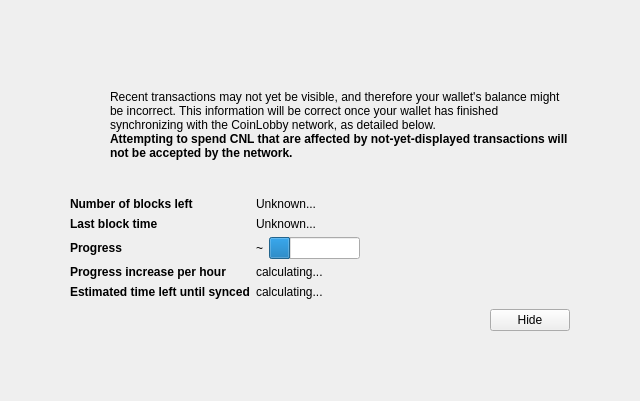
<?xml version="1.0" encoding="UTF-8"?>
<ui version="4.0">
 <class>ModalOverlay</class>
 <widget class="ModalOverlay" name="ModalOverlay">
  <property name="geometry">
   <rect>
    <x>0</x>
    <y>0</y>
    <width>640</width>
    <height>401</height>
   </rect>
  </property>
  <property name="windowTitle">
   <string>Form</string>
  </property>
  <layout class="QVBoxLayout" name="verticalLayout" stretch="0">
   <property name="sizeConstraint">
    <enum>QLayout::SetDefaultConstraint</enum>
   </property>
   <property name="leftMargin">
    <number>0</number>
   </property>
   <property name="topMargin">
    <number>0</number>
   </property>
   <property name="rightMargin">
    <number>0</number>
   </property>
   <property name="bottomMargin">
    <number>0</number>
   </property>
   <item>
    <widget class="QWidget" name="bgWidget" native="true">
     <property name="styleSheet">
      <string notr="true"/>
     </property>
     <layout class="QVBoxLayout" name="verticalLayoutMain" stretch="0">
      <property name="leftMargin">
       <number>60</number>
      </property>
      <property name="topMargin">
       <number>60</number>
      </property>
      <property name="rightMargin">
       <number>60</number>
      </property>
      <property name="bottomMargin">
       <number>60</number>
      </property>
      <item>
       <widget class="QWidget" name="contentWidget" native="true">
        <property name="styleSheet">
         <string notr="true"/>
        </property>
        <layout class="QVBoxLayout" name="verticalLayoutSub" stretch="1,0,0,0,0">
         <property name="spacing">
          <number>0</number>
         </property>
         <property name="leftMargin">
          <number>10</number>
         </property>
         <property name="topMargin">
          <number>10</number>
         </property>
         <property name="rightMargin">
          <number>10</number>
         </property>
         <property name="bottomMargin">
          <number>10</number>
         </property>
         <item>
          <layout class="QHBoxLayout" name="horizontalLayoutIconText" stretch="0,1">
           <property name="topMargin">
            <number>20</number>
           </property>
           <item>
            <layout class="QVBoxLayout" name="verticalLayoutIcon">
             <property name="leftMargin">
              <number>0</number>
             </property>
             <item>
              <widget class="QPushButton" name="warningIcon">
               <property name="enabled">
                <bool>false</bool>
               </property>
               <property name="text">
                <string/>
               </property>
               <property name="icon">
                <iconset>
                 <normaloff>:/icons/warning</normaloff>
                 <disabledoff>:/icons/warning</disabledoff>:/icons/warning</iconset>
               </property>
               <property name="iconSize">
                <size>
                 <width>48</width>
                 <height>48</height>
                </size>
               </property>
               <property name="flat">
                <bool>true</bool>
               </property>
              </widget>
             </item>
             <item>
              <spacer name="verticalSpacerWarningIcon">
               <property name="orientation">
                <enum>Qt::Vertical</enum>
               </property>
               <property name="sizeHint" stdset="0">
                <size>
                 <width>20</width>
                 <height>40</height>
                </size>
               </property>
              </spacer>
             </item>
            </layout>
           </item>
           <item>
            <layout class="QVBoxLayout" name="verticalLayoutInfoText">
             <property name="leftMargin">
              <number>0</number>
             </property>
             <property name="topMargin">
              <number>0</number>
             </property>
             <item>
              <widget class="QLabel" name="infoText">
               <property name="text">
                <string>Recent transactions may not yet be visible, and therefore your wallet's balance might be incorrect. This information will be correct once your wallet has finished synchronizing with the CoinLobby network, as detailed below.</string>
               </property>
               <property name="textFormat">
                <enum>Qt::RichText</enum>
               </property>
               <property name="wordWrap">
                <bool>true</bool>
               </property>
              </widget>
             </item>
             <item>
              <widget class="QLabel" name="infoTextStrong">
               <property name="font">
                <font>
                 <weight>75</weight>
                 <bold>true</bold>
                </font>
               </property>
               <property name="text">
                <string>Attempting to spend CNL that are affected by not-yet-displayed transactions will not be accepted by the network.</string>
               </property>
               <property name="textFormat">
                <enum>Qt::RichText</enum>
               </property>
               <property name="wordWrap">
                <bool>true</bool>
               </property>
              </widget>
             </item>
             <item>
              <spacer name="verticalSpacerInTextSpace">
               <property name="orientation">
                <enum>Qt::Vertical</enum>
               </property>
               <property name="sizeHint" stdset="0">
                <size>
                 <width>20</width>
                 <height>40</height>
                </size>
               </property>
              </spacer>
             </item>
            </layout>
           </item>
          </layout>
         </item>
         <item>
          <spacer name="verticalSpacerAfterText">
           <property name="orientation">
            <enum>Qt::Vertical</enum>
           </property>
           <property name="sizeHint" stdset="0">
            <size>
             <width>20</width>
             <height>40</height>
            </size>
           </property>
          </spacer>
         </item>
         <item>
          <layout class="QFormLayout" name="formLayout">
           <property name="fieldGrowthPolicy">
            <enum>QFormLayout::FieldsStayAtSizeHint</enum>
           </property>
           <property name="horizontalSpacing">
            <number>6</number>
           </property>
           <property name="verticalSpacing">
            <number>6</number>
           </property>
           <property name="topMargin">
            <number>10</number>
           </property>
           <item row="0" column="0">
            <widget class="QLabel" name="labelNumberOfBlocksLeft">
             <property name="font">
              <font>
               <weight>75</weight>
               <bold>true</bold>
              </font>
             </property>
             <property name="text">
              <string>Number of blocks left</string>
             </property>
            </widget>
           </item>
           <item row="0" column="1">
            <widget class="QLabel" name="numberOfBlocksLeft">
             <property name="text">
              <string>Unknown...</string>
             </property>
            </widget>
           </item>
           <item row="1" column="0">
            <widget class="QLabel" name="labelLastBlockTime">
             <property name="font">
              <font>
               <weight>75</weight>
               <bold>true</bold>
              </font>
             </property>
             <property name="text">
              <string>Last block time</string>
             </property>
            </widget>
           </item>
           <item row="1" column="1">
            <widget class="QLabel" name="newestBlockDate">
             <property name="sizePolicy">
              <sizepolicy hsizetype="Maximum" vsizetype="Preferred">
               <horstretch>0</horstretch>
               <verstretch>0</verstretch>
              </sizepolicy>
             </property>
             <property name="text">
              <string>Unknown...</string>
             </property>
            </widget>
           </item>
           <item row="2" column="0">
            <widget class="QLabel" name="labelSyncDone">
             <property name="font">
              <font>
               <weight>75</weight>
               <bold>true</bold>
              </font>
             </property>
             <property name="text">
              <string>Progress</string>
             </property>
            </widget>
           </item>
           <item row="2" column="1">
            <layout class="QHBoxLayout" name="horizontalLayoutSync" stretch="0,1">
             <item>
              <widget class="QLabel" name="percentageProgress">
               <property name="text">
                <string notr="true">~</string>
               </property>
              </widget>
             </item>
             <item>
              <widget class="QProgressBar" name="progressBar">
               <property name="value">
                <number>24</number>
               </property>
               <property name="format">
                <string/>
               </property>
              </widget>
             </item>
            </layout>
           </item>
           <item row="4" column="0">
            <widget class="QLabel" name="labelProgressIncrease">
             <property name="font">
              <font>
               <weight>75</weight>
               <bold>true</bold>
              </font>
             </property>
             <property name="text">
              <string>Progress increase per hour</string>
             </property>
            </widget>
           </item>
           <item row="4" column="1">
            <widget class="QLabel" name="progressIncreasePerH">
             <property name="text">
              <string>calculating...</string>
             </property>
            </widget>
           </item>
           <item row="5" column="0">
            <widget class="QLabel" name="labelEstimatedTimeLeft">
             <property name="font">
              <font>
               <weight>75</weight>
               <bold>true</bold>
              </font>
             </property>
             <property name="text">
              <string>Estimated time left until synced</string>
             </property>
            </widget>
           </item>
           <item row="5" column="1">
            <widget class="QLabel" name="expectedTimeLeft">
             <property name="text">
              <string>calculating...</string>
             </property>
            </widget>
           </item>
          </layout>
         </item>
         <item>
          <layout class="QHBoxLayout" name="horizontalLayoutButtons">
           <property name="leftMargin">
            <number>10</number>
           </property>
           <property name="topMargin">
            <number>10</number>
           </property>
           <item>
            <spacer name="horizontalSpacer">
             <property name="orientation">
              <enum>Qt::Horizontal</enum>
             </property>
             <property name="sizeHint" stdset="0">
              <size>
               <width>40</width>
               <height>20</height>
              </size>
             </property>
            </spacer>
           </item>
           <item>
            <widget class="QPushButton" name="closeButton">
             <property name="text">
              <string>Hide</string>
             </property>
            </widget>
           </item>
          </layout>
         </item>
         <item>
          <layout class="QVBoxLayout" name="verticalLayout_2">
           <item>
            <spacer name="verticalSpacer">
             <property name="orientation">
              <enum>Qt::Vertical</enum>
             </property>
             <property name="sizeHint" stdset="0">
              <size>
               <width>20</width>
               <height>40</height>
              </size>
             </property>
            </spacer>
           </item>
          </layout>
         </item>
        </layout>
       </widget>
      </item>
     </layout>
    </widget>
   </item>
  </layout>
 </widget>
 <customwidgets>
  <customwidget>
   <class>ModalOverlay</class>
   <extends>QWidget</extends>
   <header>modaloverlay.h</header>
   <container>1</container>
  </customwidget>
 </customwidgets>
 <resources/>
 <connections/>
</ui>
